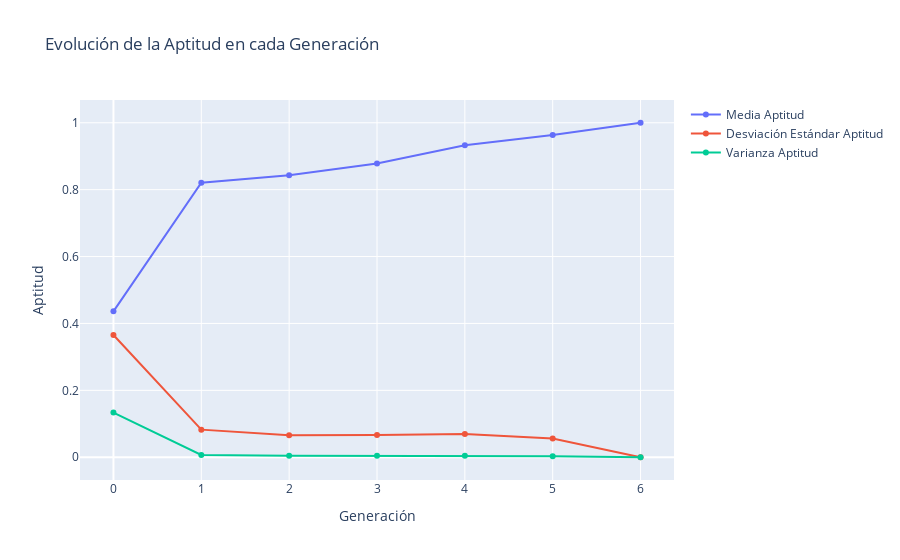

Notebook cell for this chart:
### Code cell
#Graficar resultados

# Crea el gráfico

fig = go.Figure(data=[

    go.Scatter(x=list(range(len(GENERACIONES))), y=apt_media, name='Media Aptitud'),

    go.Scatter(x=list(range(len(GENERACIONES))), y=apt_std, name='Desviación Estándar Aptitud'),
    
    go.Scatter(x=list(range(len(GENERACIONES))), y=apt_varianza, name='Varianza Aptitud')

])


# Personaliza el gráfico

fig.update_layout(

    title='Evolución de la Aptitud en cada Generación',

    xaxis_title='Generación',

    yaxis_title='Aptitud'

)


# Muestra el gráfico

fig.show()

### Figure 1 — Plotly figure (JSON) as saved in the notebook; plotly's stock layout.template omitted (floating-point values rounded to 4 significant figures)
{"data": [{"name": "Media Aptitud", "type": "scatter", "x": [0, 1, 2, 3, 4, 5, 6], "y": [0.4362, 0.8206, 0.843, 0.8783, 0.9327, 0.9631, 1]}, {"name": "Desviación Estándar Aptitud", "type": "scatter", "x": [0, 1, 2, 3, 4, 5, 6], "y": [0.3654, 0.08255, 0.06602, 0.06625, 0.06932, 0.05634, 0]}, {"name": "Varianza Aptitud", "type": "scatter", "x": [0, 1, 2, 3, 4, 5, 6], "y": [0.1335, 0.006815, 0.004358, 0.004389, 0.004806, 0.003175, 0]}], "layout": {"title": {"text": "Evolución de la Aptitud en cada Generación"}, "xaxis": {"title": {"text": "Generación"}}, "yaxis": {"title": {"text": "Aptitud"}}}}
